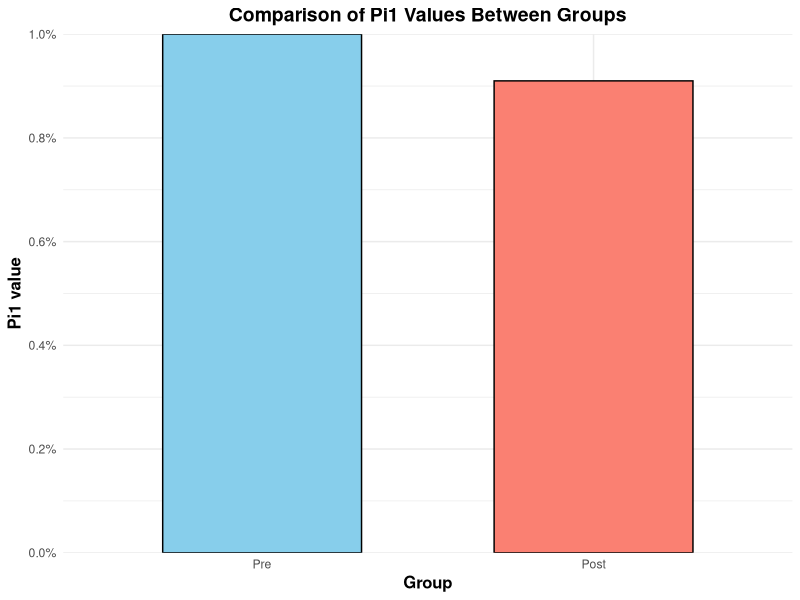
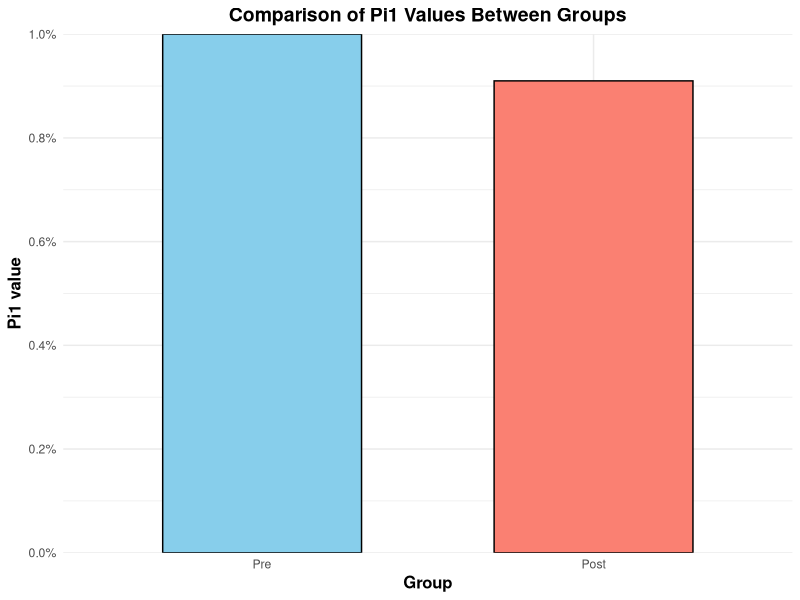

These charts were generated, in order, by the following R code:
# Load the ggplot2 package
library(ggplot2)

# Create the data
data <- data.frame(
  group = c("Pre", "Post"),
  pi1 = c(1, 0.91)
)

# Ensure 'group' is treated as a factor with specified levels
data$group <- factor(data$group, levels = c("Pre", "Post"))

# Create a bar plot
P1 <- ggplot(data, aes(x = group, y = pi1, fill = group)) +
  geom_bar(stat = "identity", width = 0.6, color = "black") +  # Add borders and adjust bar width
  scale_fill_manual(values = c("Pre" = "skyblue", "Post" = "salmon")) +  # Customize bar colors
  scale_y_continuous(limits = c(0, 1), expand = c(0, 0), breaks = seq(0, 1, 0.2), labels = scales::percent_format(scale = 1)) +  # Adjust y-axis
  theme_minimal() +
  theme(
    axis.title = element_text(size = 12, face = "bold"),  # Enhance axis titles
    plot.title = element_text(size = 14, face = "bold", hjust = 0.5),  # Center and bold plot title
    legend.position = "none"  # Remove the legend
  ) +
  labs(
    x = "Group",  # Custom x-axis label
    y = "Pi1 value",  # Custom y-axis label
    title = "Comparison of Pi1 Values Between Groups"  # Custom and descriptive title
  )

# Display the plot
print(P1)

# Optionally, save the plot to a file
ggsave("Pi1_comparison_plot.pdf", plot = P1, width = 5, height = 4)
